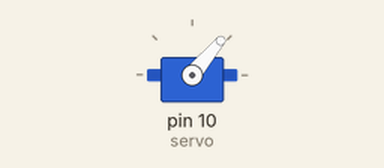
Recording of a sketch running on a simulated Arduino Uno, built with avr-gcc and run on an emulated ATmega328P. Shown: servo.

Above: at 0.05 s.
At 3.0 s:
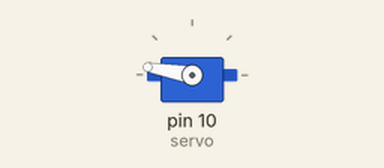
At 8.0 s:
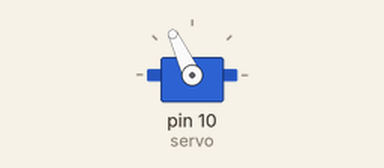
Timing chart, 0 to 10.4 s (numbered marks = the images above):
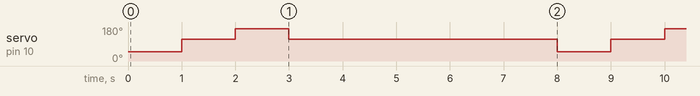

The sketch:

servo_RightLeft.ino
```cpp
#include <Servo.h>
Servo servo;

void setup() {
  servo.attach(10);
}
void loop() {

  servo.write(50);    delay(1000);//look right
  servo.write(115);   delay(1000);//back

  servo.write(170);  delay(1000);//look left
  servo.write(115);   delay(5000);//back
}
```

Measured:
- by itself, servo on pin 10 (servo): repeats every 8.0 s: 170° 1.0 s, 115° 5.0 s, 50° 1.0 s, 115° 1.0 s
